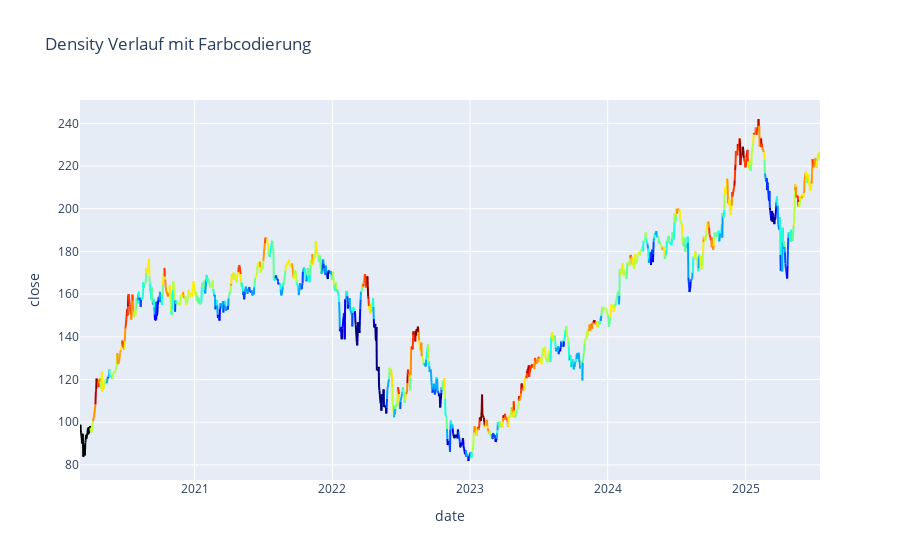

The notebook cell this image was saved under:
### Markdown cell above
### Color the price history according to the column density

### Code cell
# Statistical limits for clipping
vmin = lower_limit
vmax = upper_limit

# Create normalization
norm = Normalize(vmin=vmin, vmax=vmax, clip=True)

# Create plotly-figure
fig = go.Figure()

# Draw line segments with colors based on density
for i in range(len(df_stock) - 1):
    density_value = df_stock["density"].iloc[i]
    color = get_color(density_value, norm)
    
    fig.add_trace(go.Scatter(
        x=df_stock["date"].iloc[i:i+2],  # Zwei Punkte verbinden
        y=df_stock["close"].iloc[i:i+2],
        mode="lines",
        line=dict(color=color, width=2),
        showlegend=False,
    ))

# Adjust layout
fig.update_layout(
    title="Density Verlauf mit Farbcodierung",
    xaxis_title="date",
    yaxis_title="close",
    # Add colorbar
    coloraxis=dict(
        colorbar=dict(
            title="Density",
            ticktext=["Niedrig (Blau)", "Neutral (Grün)", "Hoch (Rot)"],
            tickvals=[vmin, (vmin+vmax)/2, vmax]
        ),
        colorscale="jet",
        cmin=vmin,
        cmax=vmax
    )
)

fig.show()

# Optional: Ausgabe der Grenzwerte zur Kontrolle
print(f"Untere Grenze (vmin): {vmin:.2f}")
print(f"Obere Grenze (vmax): {vmax:.2f}")
print(f"Mittelwert: {describe_ser['mean']:.2f}")
